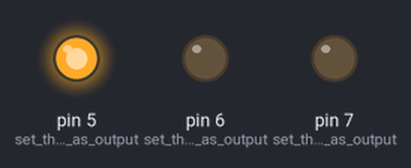
This sketch was run on a simulated Arduino Uno, built with avr-gcc and run on an emulated ATmega328P. Parts: output pins drawn as LEDs (lit = HIGH).

Above: at 0.5 s.
At 2.5 s:
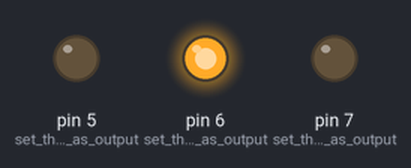
At 4.5 s:
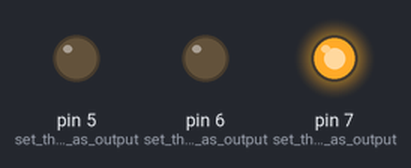
At 5.5 s:
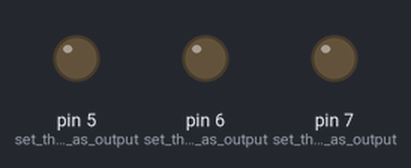
Timing chart, 0 to 7.8 s (numbered marks = the images above):
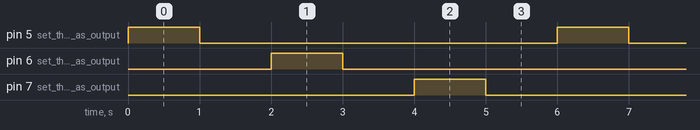

Measured:
- by itself, pin 5 (set_the_pin_5_as_output), pin 6 (set_the_pin_5_as_output), pin 7 (set_the_pin_5_as_output): alternates HIGH for 1.0 s and LOW for 5.0 s
- by itself, everything shown: repeats every 6.0 s, in 6 steps

The sketch:

blinkled.ino
```cpp
void setup() {
  // initialize digital pin LED_BUILTIN as an output.
  pinMode(5, OUTPUT); //set the pin 5 as output
  pinMode(6, OUTPUT); //set the pin 5 as output
  pinMode(7, OUTPUT); //set the pin 5 as output
}

// the loop function runs over and over again forever
void loop() {
  digitalWrite(5, HIGH); //set the 5 pin as 1
  delay(1000);
  digitalWrite(5, LOW); //set the 5 pin as 0
  delay(1000);
  digitalWrite(6, HIGH); //set the 6 pin as 1
  delay(1000);
  digitalWrite(6, LOW); //set the 5 pin as 0
  delay(1000);
  digitalWrite(7, HIGH); //set the 7 pin as 1
  delay(1000);
  digitalWrite(7, LOW); //set the 5 pin as 0
  delay(1000);
}
```
